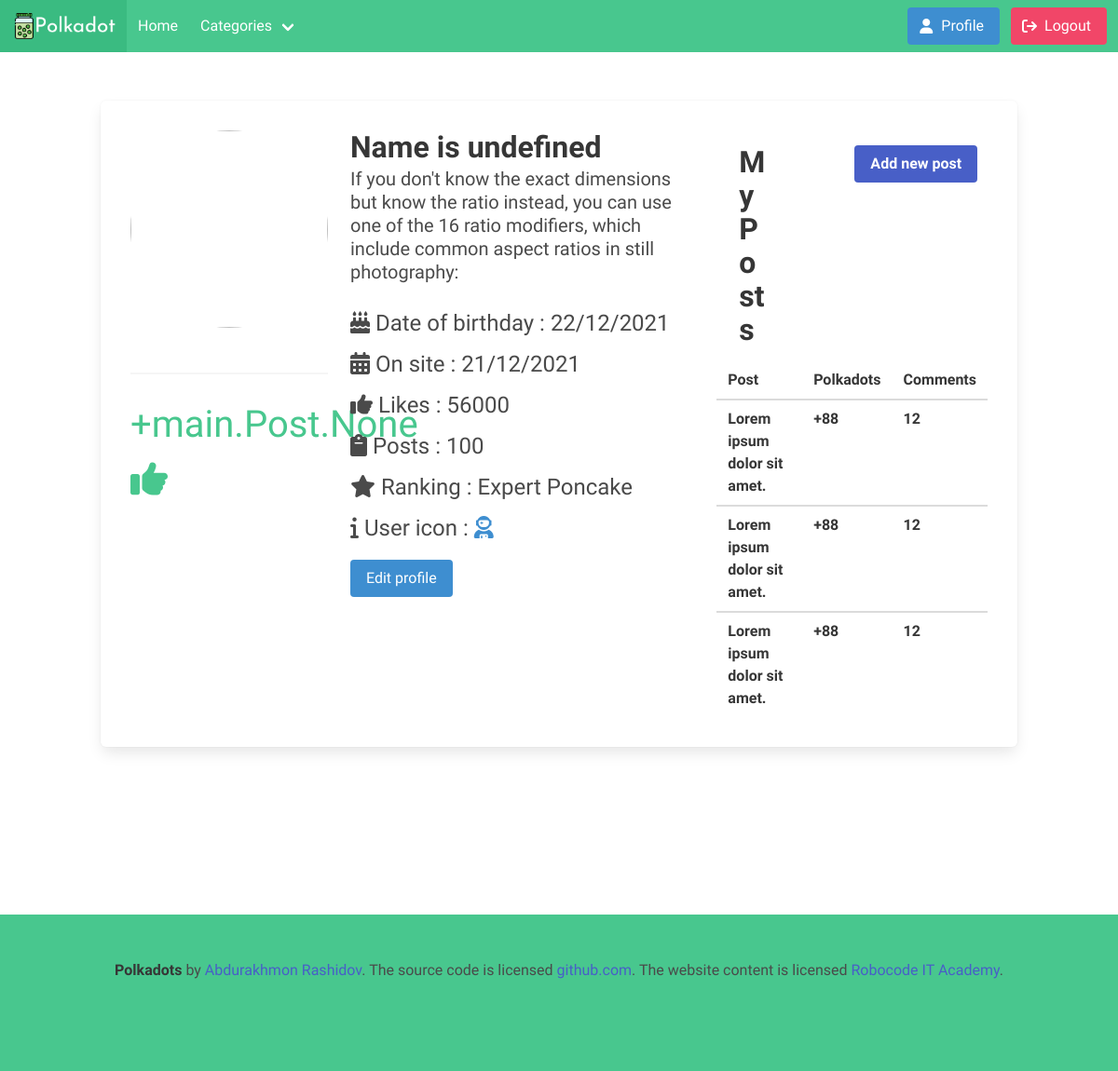
Page /account/profile/ (signed in) on the committed database.
### accounts/models.py (models this page shows, shortened)
class Profile(models.Model):
    user = models.OneToOneField(settings.AUTH_USER_MODEL, on_delete=models.CASCADE, default=None, null=True)
    date_of_birth = models.DateField(blank=True, null=True)
    photo = models.ImageField(upload_to='users/%Y/%m/%d', blank=True)
    follower = models.PositiveIntegerField(default=0)
    post = models.PositiveIntegerField(default=0)
    rank = models.CharField(max_length=200, blank=True)
    short_info = models.CharField(max_length=200, blank=True)
    likes = models.ManyToManyField(Post, related_name='post_likes')
    user_icon = models.CharField("Fontawesome User icon name", max_length=50, blank=True)
    def image_url(self):
        if self.photo:
            return getattr(self.photo, 'url', "/static/img/nouser.png")
        return None

### accounts/views.py (the view)
# urls.py: path("profile/", views.profile, name='profile'),
@login_required(login_url="/account/login/")
def profile(request):
    u = request.user
    user = Profile.objects.get(user=u)
    if user:
        return render(request, "account/detail.html", {"user": user})
    else:
        return render(request, "account/detail.html")

### main/context_pro.py (called while the page is built)
def view_all(request):
    context = {
        "tags":Tag.objects.all(),
        "categories":Category.objects.all(),
        "like":Like.objects.all()
    }
    return context

### main/models.py (called while the page is built)
	def get_url(self):
		return reverse("main:category_list", kwargs={"category_slug":self.slug})

### templates/account/detail.html
{% extends '../base.html' %}
{% load static %}
{% block content %}
    <section class="section mt-5 mb-5 pt-5 pb-5">
        <div class="container">
            <div class="columns">
                <div class="column is-full">
                    <div class="columns box mt-1">
                        <div class="column is-3">
                            <div class="image is-1by1">
                            <img class="is-rounded" src="{{ user.image_url }}">
                            </div><br>
                            <hr>
                            <span class="has-text-success is-size-2">
                               +{{user.likes}}
                                <i class="fas fa-thumbs-up"></i>
                            </span>
                        </div>
                        <div class="column is-5">
                            <div class="title">
                                {% if request.user.first_name %}
                                    {{request.user.first_name}}
                                    {{request.user.last_name}}
                                {% else %}
                                    Name is undefined
                                {% endif %}
                            </div>
                            <div class="subtitle">
                                 {% if request.user.profile.short_info %}
                                    {{request.user.profile.short_info}}
                                {% else %}
                                    Info is undefined
                                {% endif %}
                            </div>
                            <ul>
                                <li class="is-size-4 mt-2">
                                    <i class="fas fa-birthday-cake"></i> Date of birthday : {{user.date_of_birth|date:"d/m/Y"}}
                                </li>
                                <li class="is-size-4 mt-2">
                                    <i class="fas fa-calendar-alt"></i> On site : {{user.user.date_joined|date:"d/m/Y"}}
                                </li>
                                <li class="is-size-4 mt-2">
                                    <i class="fas fa-thumbs-up"></i> Likes :  {{user.follower}}</li>
                                <li class="is-size-4 mt-2"><i class="fas fa-clipboard"></i> Posts :  {{user.post}}</li>
                                <li class="is-size-4 mt-2"><i class="fas fa-star"></i> Ranking :  {{user.rank}}</li>
                                <li class="is-size-4 mt-2"><i class="fas fa-info"></i> User icon :  <i class="has-text-info {{user.user_icon}}"></i></li>
                            </ul>
                            <a href="{% url 'accounts:update' user.id %}" class="button is-info mt-4">
                                Edit profile
                            </a>
                        </div>
                        <div class="column is-4">
                            <div class="is-center">
                                <div class="title">
                                    <table class="table">
                                        <tr>
                                            <td width="80%">
                                              My Posts
                                            </td>
                                            <td width="10%"></td>
                                            <td>
                                                 <a href="{% url 'main:add' %}" class="button is-link is-right" title="Add New Post">
                                                    Add new post
                                                </a>
                                            </td>
                                        </tr>
                                    </table>
                                </div>
                            </div>
                            <div class="table-container">
                              <table class="table is-hoverable is-fullwidth">
                                  <thead>
                                    <tr>
                                      <th>Post</th>
                                      <th>Polkadots</th>
                                      <th>Comments</th>
                                    </tr>
                                  </thead>
                                  <tfoot>
                                  <tr>
                                      <td><b>Lorem ipsum dolor sit amet.</b></td>
                                      <td><b>+88</b></td>
                                      <td><b>12</b></td>
                                  </tr>
                                  <tr>
                                      <td><b>Lorem ipsum dolor sit amet.</b></td>
                                      <td><b>+88</b></td>
                                      <td><b>12</b></td>
                                  </tr>
                                  <tr>
                                      <td><b>Lorem ipsum dolor sit amet.</b></td>
                                      <td><b>+88</b></td>
                                      <td><b>12</b></td>
                                  </tr>
                                  </tfoot>
                              </table>
                            </div>
                        </div>
                    </div>
                </div>
            </div>
        </div>
    </section>
<br><br>
<br><br>
<br><br>
{% endblock %}

### staticfiles/css/app.css (style rules this page uses)
body { font-family: 'Josefin Sans', sans-serif; font-weight: 400; }

### rows in the picture
Profile: likes "main.Post.None", date_of_birth "22/12/2021", user.date_joined "21/12/2021", follower "56000", post "100", rank "Expert Poncake"

### other values in the picture
{{ request.user.profile.short_info }} "If you don't know the exact dimensions but know the ratio instead, you can use one of the 16 ratio modifiers, which include common aspect ratios in still photography:"
